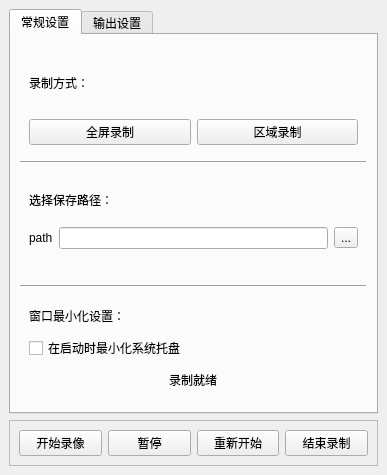
<?xml version="1.0" encoding="UTF-8"?>
<ui version="4.0">
 <class>MainWindow</class>
 <widget class="QMainWindow" name="MainWindow">
  <property name="geometry">
   <rect>
    <x>0</x>
    <y>0</y>
    <width>387</width>
    <height>475</height>
   </rect>
  </property>
  <property name="sizePolicy">
   <sizepolicy hsizetype="Preferred" vsizetype="Preferred">
    <horstretch>0</horstretch>
    <verstretch>0</verstretch>
   </sizepolicy>
  </property>
  <property name="windowTitle">
   <string>MainWindow</string>
  </property>
  <widget class="QWidget" name="centralwidget">
   <layout class="QVBoxLayout" name="verticalLayout">
    <item>
     <widget class="QTabWidget" name="tabWidget">
      <property name="currentIndex">
       <number>0</number>
      </property>
      <widget class="QWidget" name="tab_2">
       <attribute name="title">
        <string>常规设置</string>
       </attribute>
       <layout class="QVBoxLayout" name="verticalLayout_2">
        <item>
         <widget class="QWidget" name="widget" native="true">
          <layout class="QVBoxLayout" name="verticalLayout_7">
           <item>
            <widget class="QLabel" name="label">
             <property name="text">
              <string>录制方式：</string>
             </property>
            </widget>
           </item>
           <item>
            <layout class="QHBoxLayout" name="horizontalLayout_2">
             <item>
              <widget class="QPushButton" name="pushButtonFullscreen">
               <property name="text">
                <string>全屏录制</string>
               </property>
              </widget>
             </item>
             <item>
              <widget class="QPushButton" name="pushButtonSelectArea">
               <property name="text">
                <string>区域录制</string>
               </property>
              </widget>
             </item>
            </layout>
           </item>
          </layout>
         </widget>
        </item>
        <item>
         <widget class="Line" name="line">
          <property name="frameShadow">
           <enum>QFrame::Raised</enum>
          </property>
          <property name="lineWidth">
           <number>1</number>
          </property>
          <property name="orientation">
           <enum>Qt::Horizontal</enum>
          </property>
         </widget>
        </item>
        <item>
         <widget class="QWidget" name="widget_2" native="true">
          <layout class="QVBoxLayout" name="verticalLayout_8">
           <item>
            <widget class="QLabel" name="label_3">
             <property name="lineWidth">
              <number>1</number>
             </property>
             <property name="text">
              <string>选择保存路径：</string>
             </property>
            </widget>
           </item>
           <item>
            <layout class="QFormLayout" name="formLayout">
             <item row="0" column="0">
              <widget class="QLabel" name="label_4">
               <property name="text">
                <string>path</string>
               </property>
              </widget>
             </item>
             <item row="0" column="1">
              <layout class="QHBoxLayout" name="horizontalLayout_3">
               <item>
                <widget class="QLineEdit" name="lineEditPath"/>
               </item>
               <item>
                <widget class="QToolButton" name="toolButton">
                 <property name="text">
                  <string>...</string>
                 </property>
                </widget>
               </item>
              </layout>
             </item>
            </layout>
           </item>
          </layout>
         </widget>
        </item>
        <item>
         <widget class="Line" name="line_2">
          <property name="frameShadow">
           <enum>QFrame::Raised</enum>
          </property>
          <property name="lineWidth">
           <number>1</number>
          </property>
          <property name="orientation">
           <enum>Qt::Horizontal</enum>
          </property>
         </widget>
        </item>
        <item>
         <widget class="QWidget" name="widget_3" native="true">
          <layout class="QVBoxLayout" name="verticalLayout_9">
           <item>
            <widget class="QLabel" name="label_2">
             <property name="text">
              <string>窗口最小化设置：</string>
             </property>
            </widget>
           </item>
           <item>
            <widget class="QCheckBox" name="checkBoxMinimize">
             <property name="text">
              <string>在启动时最小化系统托盘</string>
             </property>
            </widget>
           </item>
           <item alignment="Qt::AlignHCenter">
            <widget class="QLabel" name="labelStatus">
             <property name="text">
              <string>录制就绪</string>
             </property>
            </widget>
           </item>
          </layout>
         </widget>
        </item>
       </layout>
      </widget>
      <widget class="QWidget" name="tab_1">
       <attribute name="title">
        <string>输出设置</string>
       </attribute>
       <layout class="QVBoxLayout" name="verticalLayout_10">
        <item>
         <widget class="QWidget" name="voice_widget" native="true">
          <layout class="QVBoxLayout" name="verticalLayout_5">
           <property name="bottomMargin">
            <number>11</number>
           </property>
           <item>
            <widget class="QWidget" name="radio_widget_2" native="true">
             <layout class="QHBoxLayout" name="horizontalLayout_4">
              <property name="leftMargin">
               <number>0</number>
              </property>
              <property name="topMargin">
               <number>5</number>
              </property>
              <property name="bottomMargin">
               <number>5</number>
              </property>
              <item>
               <widget class="QLabel" name="label_9">
                <property name="text">
                 <string>是否录制声音？</string>
                </property>
               </widget>
              </item>
              <item alignment="Qt::AlignHCenter">
               <widget class="QRadioButton" name="radioButtonYes">
                <property name="text">
                 <string>是</string>
                </property>
               </widget>
              </item>
              <item alignment="Qt::AlignRight">
               <widget class="QRadioButton" name="radioButtonNo">
                <property name="text">
                 <string>否</string>
                </property>
               </widget>
              </item>
             </layout>
            </widget>
           </item>
           <item>
            <spacer name="verticalSpacer">
             <property name="orientation">
              <enum>Qt::Vertical</enum>
             </property>
             <property name="sizeType">
              <enum>QSizePolicy::Fixed</enum>
             </property>
             <property name="sizeHint" stdset="0">
              <size>
               <width>20</width>
               <height>10</height>
              </size>
             </property>
            </spacer>
           </item>
           <item>
            <widget class="QLabel" name="label_10">
             <property name="text">
              <string>选择输入音频设备：</string>
             </property>
            </widget>
           </item>
           <item>
            <widget class="QComboBox" name="comboBox"/>
           </item>
           <item>
            <widget class="Line" name="line_16">
             <property name="frameShadow">
              <enum>QFrame::Raised</enum>
             </property>
             <property name="orientation">
              <enum>Qt::Horizontal</enum>
             </property>
            </widget>
           </item>
          </layout>
         </widget>
        </item>
        <item>
         <widget class="QWidget" name="frame_widget" native="true">
          <layout class="QVBoxLayout" name="verticalLayout_3">
           <property name="leftMargin">
            <number>11</number>
           </property>
           <property name="topMargin">
            <number>0</number>
           </property>
           <property name="bottomMargin">
            <number>0</number>
           </property>
           <item>
            <widget class="QLabel" name="label_11">
             <property name="text">
              <string>视频帧率设置：</string>
             </property>
            </widget>
           </item>
           <item>
            <widget class="QWidget" name="widget6" native="true">
             <layout class="QHBoxLayout" name="horizontalLayout_7">
              <property name="leftMargin">
               <number>0</number>
              </property>
              <property name="topMargin">
               <number>1</number>
              </property>
              <property name="rightMargin">
               <number>0</number>
              </property>
              <item>
               <widget class="QRadioButton" name="radioButton24">
                <property name="text">
                 <string>24</string>
                </property>
               </widget>
              </item>
              <item alignment="Qt::AlignHCenter">
               <widget class="QRadioButton" name="radioButton30">
                <property name="text">
                 <string>30</string>
                </property>
                <property name="iconSize">
                 <size>
                  <width>30</width>
                  <height>30</height>
                 </size>
                </property>
               </widget>
              </item>
              <item alignment="Qt::AlignRight">
               <widget class="QRadioButton" name="radioButton60">
                <property name="text">
                 <string>60</string>
                </property>
               </widget>
              </item>
             </layout>
            </widget>
           </item>
           <item>
            <widget class="Line" name="line_17">
             <property name="frameShadow">
              <enum>QFrame::Raised</enum>
             </property>
             <property name="orientation">
              <enum>Qt::Horizontal</enum>
             </property>
            </widget>
           </item>
          </layout>
         </widget>
        </item>
        <item>
         <widget class="QWidget" name="widget_6" native="true">
          <layout class="QVBoxLayout" name="verticalLayout_4">
           <property name="topMargin">
            <number>0</number>
           </property>
           <property name="bottomMargin">
            <number>0</number>
           </property>
           <item>
            <widget class="QLabel" name="label_15">
             <property name="text">
              <string>视频质量设置：</string>
             </property>
            </widget>
           </item>
           <item>
            <widget class="QSlider" name="horizontalSlider">
             <property name="orientation">
              <enum>Qt::Horizontal</enum>
             </property>
            </widget>
           </item>
           <item>
            <widget class="QWidget" name="widget_13" native="true">
             <layout class="QGridLayout" name="gridLayout">
              <property name="leftMargin">
               <number>0</number>
              </property>
              <property name="rightMargin">
               <number>0</number>
              </property>
              <item row="0" column="0">
               <widget class="QLabel" name="label_20">
                <property name="text">
                 <string>最低</string>
                </property>
               </widget>
              </item>
              <item row="0" column="1">
               <spacer name="horizontalSpacer">
                <property name="orientation">
                 <enum>Qt::Horizontal</enum>
                </property>
                <property name="sizeHint" stdset="0">
                 <size>
                  <width>25</width>
                  <height>20</height>
                 </size>
                </property>
               </spacer>
              </item>
              <item row="0" column="2">
               <widget class="QLabel" name="label_12">
                <property name="text">
                 <string>较低</string>
                </property>
               </widget>
              </item>
              <item row="0" column="3">
               <spacer name="horizontalSpacer_2">
                <property name="orientation">
                 <enum>Qt::Horizontal</enum>
                </property>
                <property name="sizeHint" stdset="0">
                 <size>
                  <width>24</width>
                  <height>20</height>
                 </size>
                </property>
               </spacer>
              </item>
              <item row="0" column="4">
               <widget class="QLabel" name="label_13">
                <property name="text">
                 <string>中等</string>
                </property>
               </widget>
              </item>
              <item row="0" column="5">
               <spacer name="horizontalSpacer_3">
                <property name="orientation">
                 <enum>Qt::Horizontal</enum>
                </property>
                <property name="sizeHint" stdset="0">
                 <size>
                  <width>25</width>
                  <height>20</height>
                 </size>
                </property>
               </spacer>
              </item>
              <item row="0" column="6">
               <widget class="QLabel" name="label_14">
                <property name="text">
                 <string>较高</string>
                </property>
               </widget>
              </item>
              <item row="0" column="7">
               <spacer name="horizontalSpacer_4">
                <property name="orientation">
                 <enum>Qt::Horizontal</enum>
                </property>
                <property name="sizeHint" stdset="0">
                 <size>
                  <width>25</width>
                  <height>20</height>
                 </size>
                </property>
               </spacer>
              </item>
              <item row="0" column="8">
               <widget class="QLabel" name="label_21">
                <property name="text">
                 <string>最高</string>
                </property>
               </widget>
              </item>
             </layout>
            </widget>
           </item>
          </layout>
         </widget>
        </item>
       </layout>
      </widget>
     </widget>
    </item>
    <item>
     <widget class="QFrame" name="frame">
      <property name="frameShape">
       <enum>QFrame::StyledPanel</enum>
      </property>
      <property name="frameShadow">
       <enum>QFrame::Raised</enum>
      </property>
      <layout class="QHBoxLayout" name="horizontalLayout">
       <item>
        <widget class="QPushButton" name="pushButtonStart">
         <property name="text">
          <string>开始录像</string>
         </property>
        </widget>
       </item>
       <item>
        <widget class="QPushButton" name="pushButtonPause">
         <property name="text">
          <string>暂停</string>
         </property>
        </widget>
       </item>
       <item>
        <widget class="QPushButton" name="pushButtonResume">
         <property name="text">
          <string>重新开始</string>
         </property>
        </widget>
       </item>
       <item>
        <widget class="QPushButton" name="pushButtonStop">
         <property name="text">
          <string>结束录制</string>
         </property>
        </widget>
       </item>
      </layout>
     </widget>
    </item>
   </layout>
  </widget>
 </widget>
 <resources/>
 <connections/>
</ui>
